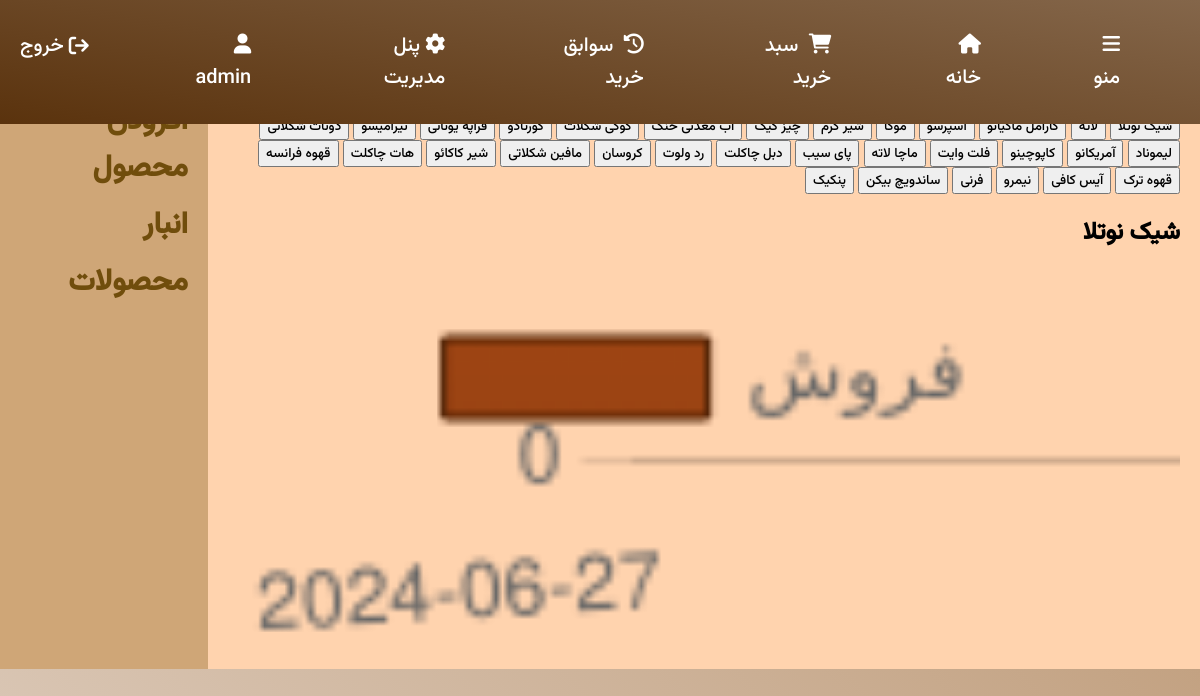
The app's page /management/ (signed in) with its own data.
### members/models.py (models this page shows)
class Member(AbstractBaseUser, PermissionsMixin):
    username = models.CharField(_("نام کاربری یا ایمیل"), max_length=255, unique=True, primary_key=True) # either user or email
    first_name = models.CharField(_("نام") ,max_length=255)
    last_name = models.CharField(_("نام خانوادگی"),max_length=255)
    phone_number = models.CharField(_("شماره همراه"),max_length=12, blank=True, null=True)
    password = models.CharField(_("رمز عبور"), max_length=128)
    created_date = models.DateTimeField(auto_now_add=True, null=True)
    last_login = models.DateTimeField(auto_now_add=True, blank=True, null=True)
    modified_date = models.DateTimeField(auto_now=True, null=True)
    is_active = models.BooleanField(_('active'), default=True)
    is_staff = models.BooleanField(_('staff status'), default=False)
    objects = MemberManager()
    USERNAME_FIELD = 'username'
    REQUIRED_FIELDS = ['first_name', 'last_name', 'password']
    class Meta:
        verbose_name = _('user')
        verbose_name_plural = _('users')
    def __str__(self):
        return self.first_name

### mainapp/models.py (models this page shows, shortened)
class Product(models.Model):
    CATEGORY_CHOICES = [
        ('hot_drinks', 'نوشیدنی گرم'),
        ('cold_drinks', 'نوشیدنی سرد'),
        ('cakes', 'کیک'),
        ('breakfast','صبحانه')
    ]
    category = models.CharField(_("دسته بندی محصول"),max_length=20, choices=CATEGORY_CHOICES, default='hot_drinks')
    name = models.CharField(_('نام'), max_length=255)
    description = models.CharField( _("توضیحات"), max_length=255, blank=True, null=True)
    price = models.DecimalField(_("قیمت"),default=0, max_digits=10, decimal_places=2, validators=[validators.MinValueValidator(0)])
    timeNeeded = models.IntegerField(_("زمان مورد نیاز"),default=0, validators=[validators.MaxValueValidator(60)])
    coffee = models.PositiveIntegerField(_("قهوه"),default=0)
    milk = models.PositiveIntegerField(_("شیر"),default=0)
    chocolate = models.PositiveIntegerField(_("شکلات"),default=0)
    flour = models.PositiveIntegerField(_("آرد"),default=0)
    sugar = models.PositiveIntegerField(_("شکر"),default=0)
    egg = models.PositiveIntegerField(_("تخم مرغ"),default=0)
    bread = models.PositiveIntegerField(_("نان"),default=0)
    image = models.ImageField(_("تصویر"),upload_to='products/')
    created_at = models.DateTimeField(auto_now_add=True)
    updated_at = models.DateTimeField(auto_now=True)
    sold_count = models.PositiveBigIntegerField(default=0)

### mainapp/views.py (the view)
# urls.py: path('management/', views.management_panel, name='management_panel'),
@staff_required
def management_panel(request):
    end_date = timezone.now().date()
    start_date = end_date - timedelta(days=9)
    dates = [start_date + timedelta(days=i) for i in range(10)]
    date_labels = [date.strftime("%Y-%m-%d") for date in dates]
    sales_data = defaultdict(lambda: {
        'labels': date_labels,
        'data': [0] * 10
    })
    last_week_sales = OrderProduct.objects.filter(order__order_date__date__range=[start_date, end_date])
    for sale in last_week_sales:
        product_name = sale.product.name
        sale_date = sale.order.order_date.date().strftime("%Y-%m-%d")
        if sale_date in sales_data[product_name]['labels']:
            index = sales_data[product_name]['labels'].index(sale_date)
            sales_data[product_name]['data'][index] += sale.quantity
    return render(request, 'mainapp/management_panel.html', {'sales_data': dict(sales_data)})

### templates/mainapp/management_panel.html (shortened to what this page needs)
{% extends 'base.html' %}
{% block content %}
<!DOCTYPE html>
<html lang="en">
<head>
    {% load static %}
    <link rel="stylesheet" href="{% static 'css/management_panel.css'%}">
</head>
<body>
    <div class="left-panel">
        <h1>نمودار فروش</h1>
        <div>
            {% for product_name in sales_data.keys %}
                <button onclick="showChart({{ forloop.counter0 }})">{{ product_name }}</button>
            {% endfor %}
        </div>
        <div>
            {% for product_name, data in sales_data.items %}
                <div class="chart-container" id="chart-container-{{ forloop.counter0 }}">
                    <h2>{{ product_name }}</h2>
                    <canvas id="chart-{{ forloop.counter0 }}" width="250" height="100"></canvas>
                </div>
                <script>
                    document.addEventListener("DOMContentLoaded", function() {
                        const ctx{{ forloop.counter0 }} = document.getElementById('chart-{{ forloop.counter0 }}').getContext('2d');
                        const gradient{{ forloop.counter0 }} = ctx{{ forloop.counter0 }}.createLinearGradient(0, 0, 0, 400);
                        gradient{{ forloop.counter0 }}.addColorStop(1, 'rgba(75, 30, 1, 1)');
                        gradient{{ forloop.counter0 }}.addColorStop(0, 'rgba(160, 70, 20, 1)');
                        const chart{{ forloop.counter0 }} = new Chart(ctx{{ forloop.counter0 }}, {
                            type: 'bar',
                            data: {
                                labels: {{ data.labels|safe }},
                                datasets: [{
                                    label: 'فروش',
                                    data: {{ data.data|safe }},
                                    backgroundColor: gradient{{ forloop.counter0 }},
                                    borderColor: 'rgba(77, 30, 1, 1)',
                                    borderWidth: 1
                                }]
                            },
                            options: {
                                scales: {
                                    y: {
                                        beginAtZero: true
                                    }
                                }
                            }
                        });
                    });
                </script>
            {% endfor %}
        </div>
    </div>
    <div class="right-panel">
        <h2>منوی ناوبری</h2>
        <ul class="menu">
            <li><a href="{% url 'create_product' %}">افزودن محصول</a></li>
            <li><a href="{% url 'select_storage' %}">انبار</a></li>
            <li><a href="{% url 'store' %}?from_admin=true">محصولات</a></li>
        </ul>
    </div>
    <script>
        // Show the first chart by default
        document.addEventListener("DOMContentLoaded", function() {
            showChart(0);
        });
        function showChart(index) {
            const containers = document.querySelectorAll('.chart-container');
            containers.forEach((container, i) => {
                container.classList.remove('active');
                if (i === index) {
                    container.classList.add('active');
                }
            });
        }
    </script>
</body>
</html>
{% endblock content %}

### templates/base.html (shortened to what this page needs)
<!DOCTYPE html>
<html lang="fa">
<head>
    {% load static %}
    <link rel="stylesheet" href="{% static 'css/homePage.css' %}">
    <link rel="stylesheet" href="https://cdnjs.cloudflare.com/ajax/libs/font-awesome/6.0.0-beta3/css/all.min.css">
</head>
<body>
    <div class="navbar">
        <ul>
            <li>
                <a id='menu' href="#"><i class="fas fa-bars" id='menu-svg'></i>منو</a>
            </li>
            <li><a id='home-button' href='{% url "index" %}'><i class="fas fa-home"></i>خانه</a></li>
            <li><a id='cart' href="{% url 'view_cart' %}"><i class="fas fa-shopping-cart"></i> سبد خرید</a></li>
            <li><a id='his'href="{% url 'order_history' %}"><i class="fas fa-history"></i> سوابق خرید</a></li>
            {% if user.is_authenticated and user.is_staff %}
                <li><a id='enter-ac' href="{% url 'management_panel' %}"><i class="fa-solid fa-gear"></i>پنل مدیریت</a></li>
            {% endif %}
            {% if user.is_authenticated %}
                <li><i class="fas fa-user"></i> {{ user }} </a></li>
                <li>
                    <form method="post" action="{% url 'logout' %}">
                        <button class="logout-button" type="submit"><i class="fa-solid fa-arrow-right-from-bracket"></i> خروج</button>
                    </form>
                </li>
            {% else %}
                <li><a id='enter-ac' href="{% url 'login' %}"><i class="fas fa-user"></i> ورود به حساب کاربری</a></li>
            {% endif %}
        </ul>
    </div>
    {% block content %}
    {% endblock content %}
</body>
</html>

### static/css/homePage.css (style rules this page uses)
* { font-family: Vazirmatn; }
body { margin: 0; padding: 0; direction: rtl; background: linear-gradient(225deg, #c3a282, #e4d7cc); }
.navbar { position: fixed; top: 0; width: 100%; display: flex; justify-content: space-between; align-items: center; background: linear-gradient(10deg, #59310b, #84664a); color: white; padding: 30px; font-size: 20px; z-index: 1; }
.navbar ul { list-style: none; padding: 0; margin: 0; display: flex; }
.navbar ul li { margin: 0 50px; position: relative; }
.navbar ul li a { color: white; text-decoration: none; transition: color 0.3s ease; }
.navbar ul li a i { margin-left: 5px; }
a { font-family: Vazirmatn !important; }
#menu-svg { transition: all 0.5s; transform:rotate(0deg); }

### static/css/management_panel.css (style rules this page uses)
body { display: flex; margin: 0; font-family: Arial, sans-serif; }
.left-panel { background-color: #ffd3ae; width: 85%; padding: 20px; }
.right-panel { width: 15%; padding: 20px; background-color: #cfa677; }
.chart-container { display: none; }
.chart-container.active { display: block; }
canvas { width: 100% !important; height: auto !important; }
.menu { list-style-type: none; padding: 0; }
.menu li { margin: 10px 0; }
.menu a { font-size: 30px; text-decoration: none; color: #704d0c; font-weight: bold; transition: 0.3s ease; }

### templates/base.html (style rules this page uses)
.logout-button { background: none; border: none; color: white; font-size: 20px; cursor: pointer; padding: 0; margin: 0; display: flex; align-items: center; transition: color 0.3s ease; }
.logout-button i { margin-left: 5px; }

### records on screen
Member: first_name "admin"
Product: keys "شیک نوتلا", sales_data "شیک نوتلا"
Product: keys "لاته"
Product: keys "کارامل ماکیاتو"
Product: keys "اسپرسو"
Product: keys "موکا"
Product: keys "شیر گرم"
Product: keys "چیز کیک"
Product: keys "آب معدنی خنک"
Product: keys "کوکی شکلات"
Product: keys "کورتادو"
Product: keys "فراپه یونانی"
Product: keys "تیرامیسو"
Product: keys "دونات شکلاتی"
Product: keys "لیموناد"
Product: keys "آمریکانو"
Product: keys "کاپوچینو"
Product: keys "فلت وایت"
Product: keys "ماچا لاته"
Product: keys "پای سیب"
Product: keys "دبل چاکلت"
Product: keys "رد ولوت"
Product: keys "کروسان"
Product: keys "مافین شکلاتی"
Product: keys "شیر کاکائو"
Product: keys "هات چاکلت"
Product: keys "قهوه فرانسه"
Product: keys "قهوه ترک"
Product: keys "آیس کافی"
Product: keys "نیمرو"
Product: keys "فرنی"
Product: keys "ساندویچ بیکن"
Product: keys "پنکیک"
